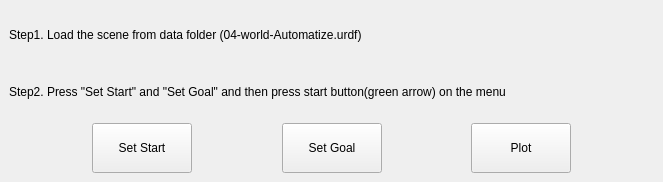
<?xml version="1.0" encoding="UTF-8"?>
<ui version="4.0">
 <class>WalkTabWidget</class>
 <widget class="QDockWidget" name="WalkTabWidget">
  <property name="geometry">
   <rect>
    <x>0</x>
    <y>0</y>
    <width>663</width>
    <height>182</height>
   </rect>
  </property>
  <property name="windowTitle">
   <string>Walk Tab</string>
  </property>
  <widget class="QWidget" name="dockWidgetContents">
   <layout class="QHBoxLayout" name="horizontalLayout_2">
    <item>
     <layout class="QVBoxLayout" name="verticalLayout">
      <item>
       <widget class="QLabel" name="label_2">
        <property name="text">
         <string>Step1. Load the scene from data folder (04-world-Automatize.urdf)</string>
        </property>
       </widget>
      </item>
      <item>
       <widget class="QLabel" name="label">
        <property name="text">
         <string>Step2. Press &quot;Set Start&quot; and &quot;Set Goal&quot; and then press start button(green arrow) on the menu</string>
        </property>
       </widget>
      </item>
      <item>
       <layout class="QHBoxLayout" name="horizontalLayout">
        <item>
         <spacer name="horizontalSpacer_2">
          <property name="orientation">
           <enum>Qt::Horizontal</enum>
          </property>
          <property name="sizeHint" stdset="0">
           <size>
            <width>40</width>
            <height>20</height>
           </size>
          </property>
         </spacer>
        </item>
        <item>
         <widget class="QPushButton" name="setStart">
          <property name="minimumSize">
           <size>
            <width>100</width>
            <height>50</height>
           </size>
          </property>
          <property name="text">
           <string>Set Start</string>
          </property>
         </widget>
        </item>
        <item>
         <spacer name="horizontalSpacer">
          <property name="orientation">
           <enum>Qt::Horizontal</enum>
          </property>
          <property name="sizeHint" stdset="0">
           <size>
            <width>40</width>
            <height>20</height>
           </size>
          </property>
         </spacer>
        </item>
        <item>
         <widget class="QPushButton" name="setGoal">
          <property name="minimumSize">
           <size>
            <width>100</width>
            <height>50</height>
           </size>
          </property>
          <property name="text">
           <string>Set Goal</string>
          </property>
         </widget>
        </item>
        <item>
         <spacer name="horizontalSpacer_3">
          <property name="orientation">
           <enum>Qt::Horizontal</enum>
          </property>
          <property name="sizeHint" stdset="0">
           <size>
            <width>40</width>
            <height>20</height>
           </size>
          </property>
         </spacer>
        </item>
        <item>
         <widget class="QPushButton" name="plotButton">
          <property name="minimumSize">
           <size>
            <width>100</width>
            <height>50</height>
           </size>
          </property>
          <property name="text">
           <string>Plot</string>
          </property>
         </widget>
        </item>
        <item>
         <spacer name="horizontalSpacer_4">
          <property name="orientation">
           <enum>Qt::Horizontal</enum>
          </property>
          <property name="sizeHint" stdset="0">
           <size>
            <width>40</width>
            <height>20</height>
           </size>
          </property>
         </spacer>
        </item>
       </layout>
      </item>
     </layout>
    </item>
   </layout>
  </widget>
 </widget>
 <resources/>
 <connections/>
 <slots>
  <slot>testslot()</slot>
 </slots>
</ui>
